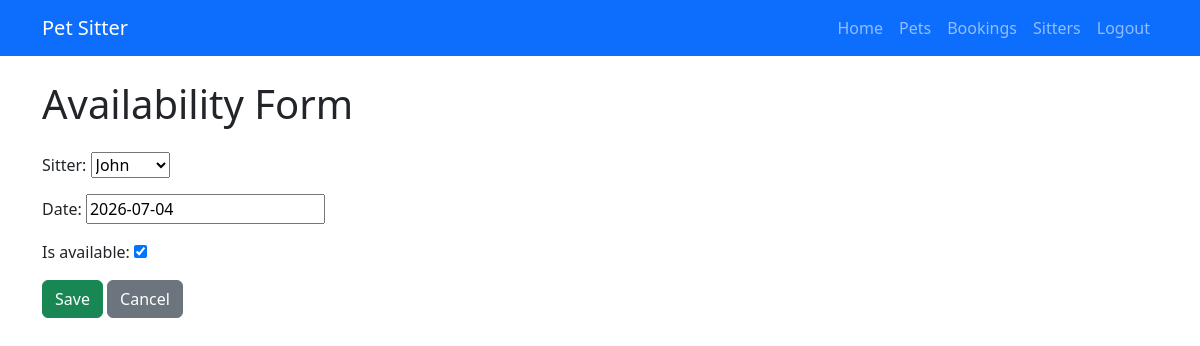
The app's page /availability/update/3/ (signed in) with its own data.
### core/models.py (models this page shows, shortened)
class SitterAvailability(models.Model):
    sitter = models.ForeignKey(
        User, on_delete=models.CASCADE, related_name="availability"
    )
    date = models.DateField()
    is_available = models.BooleanField(default=True)

### core/views.py (the view)
# urls.py: path("availability/update/<int:pk>/", availability_update, name="availability_update"),
@login_required
def availability_update(request, pk):
    availability = get_object_or_404(SitterAvailability, pk=pk)
    if request.method == "POST":
        form = SitterAvailabilityForm(request.POST, instance=availability)
        if form.is_valid():
            form.save()
            messages.success(request, "Availability updated successfully.")
            return redirect("availability_list")
    else:
        form = SitterAvailabilityForm(instance=availability)
    return render(request, "availability/form.html", {"form": form})

### core/forms.py
class SitterAvailabilityForm(forms.ModelForm):
    class Meta:
        model = SitterAvailability
        fields = ["sitter", "date", "is_available"]

### core/templates/availability/form.html (shortened to what this page needs)
{% extends "base.html" %}
{% block content %}
<h1 class="mb-4">Availability Form</h1>
<form method="POST">
    {{ form.as_p }}
    <button type="submit" class="btn btn-success">Save</button>
    <a href="{% url 'availability_list' %}" class="btn btn-secondary">Cancel</a>
</form>
{% endblock %}

### records on screen
SitterAvailability: sitter "John", date "2026-07-04", is_available "☑"
